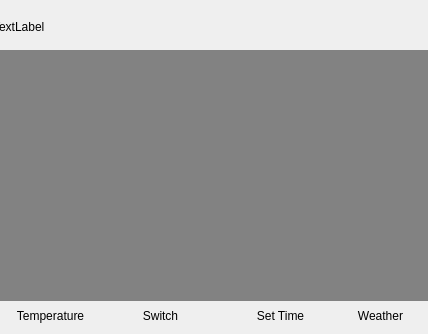
<?xml version="1.0" encoding="UTF-8"?>
<ui version="4.0">
 <class>Menuwindow</class>
 <widget class="QWidget" name="Menuwindow">
  <property name="geometry">
   <rect>
    <x>0</x>
    <y>0</y>
    <width>428</width>
    <height>334</height>
   </rect>
  </property>
  <property name="minimumSize">
   <size>
    <width>428</width>
    <height>334</height>
   </size>
  </property>
  <property name="maximumSize">
   <size>
    <width>428</width>
    <height>334</height>
   </size>
  </property>
  <property name="windowTitle">
   <string>LoginNetSetWindow</string>
  </property>
  <widget class="QPushButton" name="CrtlButton">
   <property name="geometry">
    <rect>
     <x>230</x>
     <y>300</y>
     <width>101</width>
     <height>31</height>
    </rect>
   </property>
   <property name="text">
    <string>Set Time</string>
   </property>
   <property name="flat">
    <bool>true</bool>
   </property>
  </widget>
  <widget class="QPushButton" name="SwitchButton">
   <property name="geometry">
    <rect>
     <x>110</x>
     <y>300</y>
     <width>101</width>
     <height>31</height>
    </rect>
   </property>
   <property name="text">
    <string>Switch</string>
   </property>
   <property name="flat">
    <bool>true</bool>
   </property>
  </widget>
  <widget class="QLabel" name="GifLabel">
   <property name="geometry">
    <rect>
     <x>-7</x>
     <y>1</y>
     <width>441</width>
     <height>51</height>
    </rect>
   </property>
   <property name="minimumSize">
    <size>
     <width>0</width>
     <height>51</height>
    </size>
   </property>
   <property name="text">
    <string>TextLabel</string>
   </property>
  </widget>
  <widget class="QStackedWidget" name="stackedWidget">
   <property name="geometry">
    <rect>
     <x>0</x>
     <y>50</y>
     <width>431</width>
     <height>251</height>
    </rect>
   </property>
   <property name="styleSheet">
    <string notr="true">background-color: rgb(130, 130, 130);</string>
   </property>
   <property name="currentIndex">
    <number>0</number>
   </property>
   <widget class="QWidget" name="page">
    <widget class="QStackedWidget" name="stackedWidget_2">
     <property name="geometry">
      <rect>
       <x>120</x>
       <y>240</y>
       <width>120</width>
       <height>80</height>
      </rect>
     </property>
     <widget class="QWidget" name="page_3"/>
     <widget class="QWidget" name="page_4"/>
    </widget>
   </widget>
   <widget class="QWidget" name="page_2"/>
  </widget>
  <widget class="QPushButton" name="TempButton">
   <property name="geometry">
    <rect>
     <x>0</x>
     <y>300</y>
     <width>101</width>
     <height>31</height>
    </rect>
   </property>
   <property name="text">
    <string>Temperature</string>
   </property>
   <property name="flat">
    <bool>true</bool>
   </property>
  </widget>
  <widget class="QPushButton" name="WeatherButton">
   <property name="geometry">
    <rect>
     <x>330</x>
     <y>300</y>
     <width>101</width>
     <height>31</height>
    </rect>
   </property>
   <property name="text">
    <string>Weather</string>
   </property>
   <property name="flat">
    <bool>true</bool>
   </property>
  </widget>
 </widget>
 <layoutdefault spacing="6" margin="11"/>
 <resources/>
 <connections/>
</ui>
